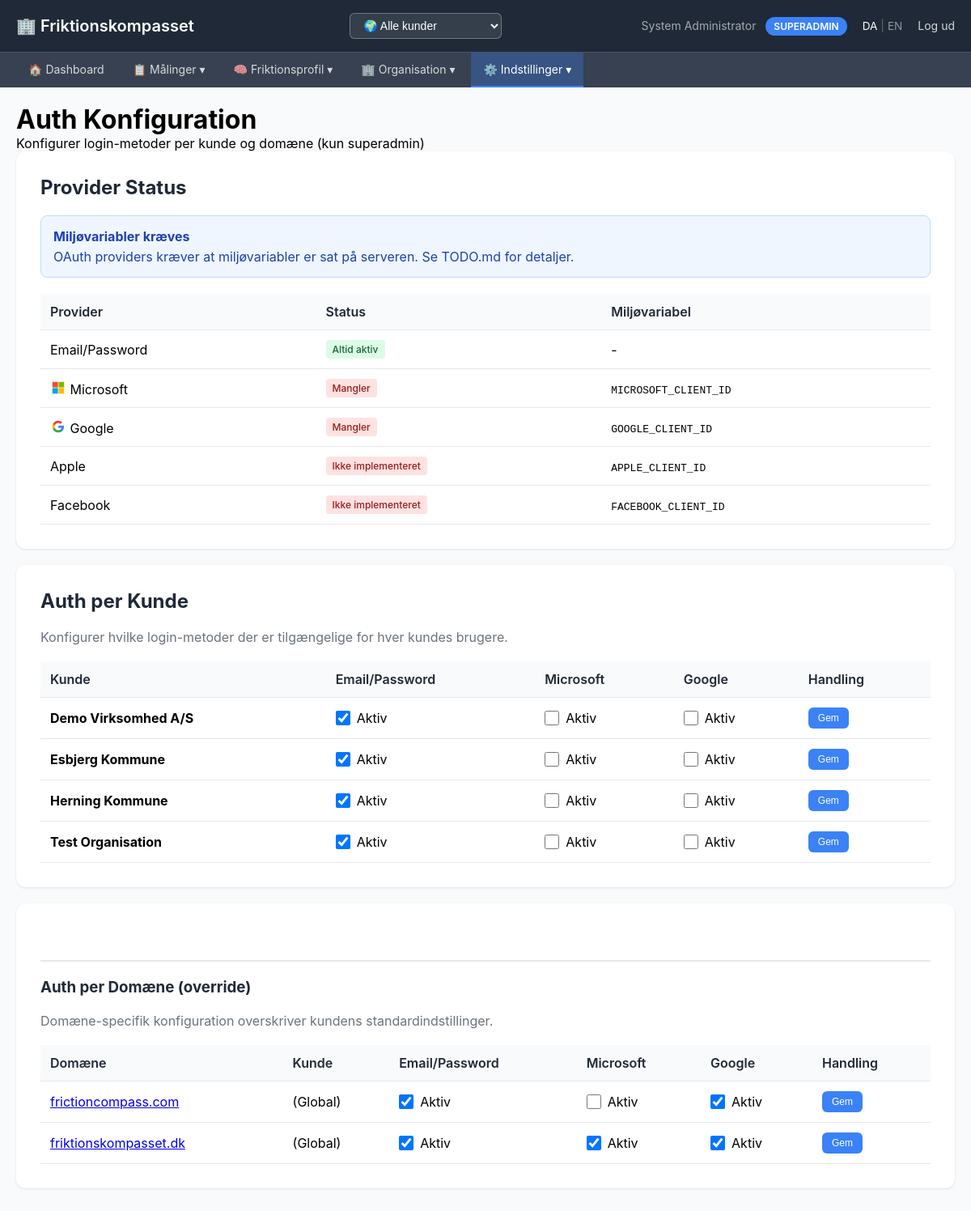
Screenshot of /admin/auth-config (signed in) with the database file from the repository.
### tables this page shows
CREATE TABLE customers (
                id TEXT PRIMARY KEY,
                name TEXT NOT NULL,
                contact_email TEXT,
                is_active INTEGER DEFAULT 1,
                created_at TIMESTAMP DEFAULT CURRENT_TIMESTAMP
            , auth_providers TEXT DEFAULT '{"email_password": true}', email_from_address TEXT, email_from_name TEXT);

CREATE TABLE domains (
                id TEXT PRIMARY KEY,
                domain TEXT UNIQUE NOT NULL,
                customer_id TEXT,
                default_language TEXT DEFAULT 'da',
                branding_logo_url TEXT,
                branding_primary_color TEXT,
                branding_company_name TEXT,
                is_active INTEGER DEFAULT 1,
                created_at TIMESTAMP DEFAULT CURRENT_TIMESTAMP, auth_providers TEXT,
                FOREIGN KEY (customer_id) REFERENCES customers(id) ON DELETE SET NULL
            );

### admin_app.py (the view)
@app.route('/admin/auth-config')
@superadmin_required
def auth_config():
    customers = list_customers()
    domains = list_domains()
    import json
    for customer in customers:
        try:
            customer['auth_providers_parsed'] = json.loads(customer.get('auth_providers') or '{}')
        except:
            customer['auth_providers_parsed'] = {}
    for domain in domains:
        try:
            domain['auth_providers_parsed'] = json.loads(domain.get('auth_providers') or '{}')
        except:
            domain['auth_providers_parsed'] = {}
    return render_template('admin/auth_config.html',
                         customers=customers,
                         domains=domains,
                         default_providers=DEFAULT_AUTH_PROVIDERS)

### admin_app.py (called while the page is built)
@app.before_request
def detect_domain():
    host = request.host.split(':')[0].lower()  # Remove port if present
    domain_config = get_domain_config(host)
    if domain_config:
        g.domain_config = domain_config
        if 'language' not in session:
            session['language'] = domain_config.get('default_language', 'da')
        if domain_config.get('customer_id') and 'user' in session:
            if session['user']['role'] in ('admin', 'superadmin') and 'customer_filter' not in session:
                session['customer_filter'] = domain_config['customer_id']
    else:
        g.domain_config = None

@app.context_processor
def inject_domain_config():
    return {
        'domain_config': getattr(g, 'domain_config', None)
    }

@app.context_processor
def inject_translation_helpers():
    return {
        't': t,
        'get_user_language': get_user_language,
        'supported_languages': SUPPORTED_LANGUAGES
    }

def superadmin_required(f):
    @wraps(f)
    def decorated_function(*args, **kwargs):
        if 'user' not in session:
            flash('Du skal være logget ind', 'error')
            return redirect(url_for('login'))
        if session['user']['role'] != 'superadmin':
            flash('Kun system administrator har adgang til denne side', 'error')
            return redirect(url_for('analyser'))
        return f(*args, **kwargs)
    return decorated_function

### db_hierarchical.py (called while the page is built)
@contextmanager
def get_db():
    conn = sqlite3.connect(DB_PATH, timeout=30.0)
    conn.row_factory = sqlite3.Row
    conn.execute("PRAGMA foreign_keys=ON")
    conn.execute("PRAGMA journal_mode=WAL")
    try:
        yield conn
        conn.commit()
    finally:
        conn.close()

### db_multitenant.py (called while the page is built)
@contextmanager
def get_db():
    conn = sqlite3.connect(DB_PATH)
    conn.row_factory = sqlite3.Row
    conn.execute("PRAGMA foreign_keys=ON")
    try:
        yield conn
        conn.commit()
    finally:
        conn.close()

def list_customers() -> list:
    with get_db() as conn:
        rows = conn.execute("""
            SELECT c.*, COUNT(DISTINCT ou.id) as unit_count
            FROM customers c
            LEFT JOIN organizational_units ou ON c.id = ou.customer_id
            GROUP BY c.id
            ORDER BY c.name
        """).fetchall()
        return [dict(row) for row in rows]

### templates/admin/auth_config.html (shortened to what this page needs)
{% extends "admin/layout.html" %}
{% block content %}
<div class="page-header">
    <h1>Auth Konfiguration</h1>
    <p class="page-subtitle">Konfigurer login-metoder per kunde og domæne (kun superadmin)</p>
</div>
<div class="card">
    <h2>Provider Status</h2>
    <div class="info-box">
        <strong>Miljøvariabler kræves</strong>
        OAuth providers kræver at miljøvariabler er sat på serveren. Se TODO.md for detaljer.
    </div>
    <table>
        <thead>
            <tr>
                <th>Provider</th>
                <th>Status</th>
                <th>Miljøvariabel</th>
            </tr>
        </thead>
        <tbody>
            <tr>
                <td>Email/Password</td>
                <td><span class="env-status configured">Altid aktiv</span></td>
                <td>-</td>
            </tr>
            <tr>
                <td>
                    <span class="provider-icon microsoft">
                        <svg viewBox="0 0 21 21" width="16" height="16">
                            <rect x="1" y="1" width="9" height="9" fill="#f25022"/>
                            <rect x="11" y="1" width="9" height="9" fill="#7fba00"/>
                            <rect x="1" y="11" width="9" height="9" fill="#00a4ef"/>
                            <rect x="11" y="11" width="9" height="9" fill="#ffb900"/>
                        </svg>
                    </span>
                    Microsoft
                </td>
                <td>
                    {% if config.get('MICROSOFT_CLIENT_ID') %}
                    <span class="env-status configured">Konfigureret</span>
                    {% else %}
                    <span class="env-status missing">Mangler</span>
                    {% endif %}
                </td>
                <td><code>MICROSOFT_CLIENT_ID</code></td>
            </tr>
            <tr>
                <td>
                    <span class="provider-icon google">
                    </span>
                    Google
                </td>
                <td>
                    {% if config.get('GOOGLE_CLIENT_ID') %}
                    <span class="env-status configured">Konfigureret</span>
                    {% else %}
                    <span class="env-status missing">Mangler</span>
                    {% endif %}
                </td>
                <td><code>GOOGLE_CLIENT_ID</code></td>
            </tr>
            <tr>
                <td>Apple</td>
                <td><span class="env-status missing">Ikke implementeret</span></td>
                <td><code>APPLE_CLIENT_ID</code></td>
            </tr>
            <tr>
                <td>Facebook</td>
                <td><span class="env-status missing">Ikke implementeret</span></td>
                <td><code>FACEBOOK_CLIENT_ID</code></td>
            </tr>
        </tbody>
    </table>
</div>
<div class="card">
    <h2>Auth per Kunde</h2>
    <p style="color: #6b7280; margin-bottom: 20px;">
        Konfigurer hvilke login-metoder der er tilgængelige for hver kundes brugere.
    </p>
    {% if customers %}
    <table>
        <thead>
            <tr>
                <th>Kunde</th>
                <th>Email/Password</th>
                <th>Microsoft</th>
                <th>Google</th>
                <th>Handling</th>
            </tr>
        </thead>
        <tbody>
            {% for customer in customers %}
            <tr>
                <td><strong>{{ customer.name }}</strong></td>
                <form method="POST" action="/admin/auth-config/customer/{{ customer.id }}">
                <td>
                    <div class="provider-toggle">
                        <input type="checkbox" name="email_password" id="cust_ep_{{ customer.id }}"
                               {% if customer.auth_providers_parsed.get('email_password', true) %}checked{% endif %}>
                        <label for="cust_ep_{{ customer.id }}">Aktiv</label>
                    </div>
                </td>
                <td>
                    <div class="provider-toggle">
                        <input type="checkbox" name="microsoft" id="cust_ms_{{ customer.id }}"
                               {% if customer.auth_providers_parsed.get('microsoft', {}).get('enabled') %}checked{% endif %}>
                        <label for="cust_ms_{{ customer.id }}">Aktiv</label>
                    </div>
                </td>
                <td>
                    <div class="provider-toggle">
                        <input type="checkbox" name="google" id="cust_g_{{ customer.id }}"
                               {% if customer.auth_providers_parsed.get('google', {}).get('enabled') %}checked{% endif %}>
                        <label for="cust_g_{{ customer.id }}">Aktiv</label>
                    </div>
                </td>
                <td>
                    <button type="submit" class="btn btn-sm">Gem</button>
                </td>
                </form>
            </tr>
            {% endfor %}
        </tbody>
    </table>
    {% else %}
    <p style="color: #6b7280; text-align: center; padding: 20px;">
        Ingen kunder oprettet endnu.
    </p>
    {% endif %}
</div>
<div class="card">
    <div class="section-divider">
        <h3>Auth per Domæne (override)</h3>
    </div>
    <p style="color: #6b7280; margin-bottom: 20px;">
        Domæne-specifik konfiguration overskriver kundens standardindstillinger.
    </p>
    {% if domains %}
    <table>
        <thead>
            <tr>
                <th>Domæne</th>
                <th>Kunde</th>
                <th>Email/Password</th>
                <th>Microsoft</th>
                <th>Google</th>
                <th>Handling</th>
            </tr>
        </thead>
        <tbody>
            {% for domain in domains %}
            <tr>
                <td>
                    <a href="https://{{ domain.domain }}" target="_blank">{{ domain.domain }}</a>
                </td>
                <td>{{ domain.customer_name or '(Global)' }}</td>
                <form method="POST" action="/admin/auth-config/domain/{{ domain.id }}">
                <td>
                    <div class="provider-toggle">
                        <input type="checkbox" name="email_password" id="dom_ep_{{ domain.id }}"
                               {% if domain.auth_providers_parsed.get('email_password', true) %}checked{% endif %}>
                        <label for="dom_ep_{{ domain.id }}">Aktiv</label>
                    </div>
                </td>
                <td>
                    <div class="provider-toggle">
                        <input type="checkbox" name="microsoft" id="dom_ms_{{ domain.id }}"
                               {% if domain.auth_providers_parsed.get('microsoft', {}).get('enabled') %}checked{% endif %}>
                        <label for="dom_ms_{{ domain.id }}">Aktiv</label>
                    </div>
                </td>
                <td>
                    <div class="provider-toggle">
                        <input type="checkbox" name="google" id="dom_g_{{ domain.id }}"
                               {% if domain.auth_providers_parsed.get('google', {}).get('enabled') %}checked{% endif %}>
                        <label for="dom_g_{{ domain.id }}">Aktiv</label>
                    </div>
                </td>
                <td>
                    <button type="submit" class="btn btn-sm">Gem</button>
                </td>
                </form>
            </tr>
            {% endfor %}
        </tbody>
    </table>
    {% else %}
    <p style="color: #6b7280; text-align: center; padding: 20px;">
        Ingen domæner konfigureret endnu.
    </p>
    {% endif %}
</div>
{% endblock %}

### templates/admin/auth_config.html (style rules this page uses)
.card { background: white; border-radius: 12px; padding: 30px; margin-bottom: 20px; box-shadow: 0 1px 3px rgba(0,0,0,0.1); }
.card h2 { margin-bottom: 20px; color: #1f2937; }
.info-box { background: #eff6ff; border: 1px solid #bfdbfe; border-radius: 8px; padding: 15px; margin-bottom: 20px; color: #1e40af; }
.info-box strong { display: block; margin-bottom: 5px; }
table { width: 100%; border-collapse: collapse; margin-top: 20px; }
th, td { text-align: left; padding: 12px; border-bottom: 1px solid #e5e7eb; }
th { background: #f9fafb; font-weight: 600; color: #1f2937; }
.provider-toggle { display: flex; align-items: center; gap: 8px; }
.provider-toggle input[type="checkbox"] { width: 18px; height: 18px; cursor: pointer; }
.provider-toggle label { cursor: pointer; display: flex; align-items: center; gap: 6px; }
.provider-icon { width: 20px; height: 20px; display: inline-flex; align-items: center; justify-content: center; }
.provider-icon.microsoft { color: #00a4ef; }
.provider-icon.google { color: #4285f4; }
.btn { background: #3b82f6; color: white; padding: 8px 16px; text-decoration: none; border-radius: 6px; display: inline-block; font-weight: 500; border: none; cursor: pointer; font-size: 0.8rem; }
.btn-sm { padding: 6px 12px; font-size: 0.75rem; }
.env-status { display: inline-block; padding: 4px 8px; border-radius: 4px; font-size: 0.75rem; font-weight: 500; }
.env-status.configured { background: #dcfce7; color: #166534; }
.env-status.missing { background: #fee2e2; color: #991b1b; }
.section-divider { margin: 40px 0 20px 0; padding-top: 20px; border-top: 2px solid #e5e7eb; }
.section-divider h3 { margin: 0; color: #1f2937; }

### rows the page displays
customers: name "Demo Virksomhed A/S"
customers: name "Esbjerg Kommune"
customers: name "Herning Kommune"
customers: name "Test Organisation"
domains: domain "frictioncompass.com", customer_name "(Global)"
domains: domain "friktionskompasset.dk", customer_name "(Global)"

### other values shown
{{ session.user.name }} "System Administrator"
{{ session.user.role|upper }} "SUPERADMIN"
{{ t('nav.logout') }} "Log ud"
{{ t('nav.dashboard') }} "Dashboard"
{{ t('nav.maalinger', 'Målinger') }} "Målinger"
{{ t('nav.friktionsprofil', 'Friktionsprofil') }} "Friktionsprofil"
{{ t('nav.organisation', 'Organisation') }} "Organisation"
{{ t('nav.indstillinger') }} "Indstillinger"
